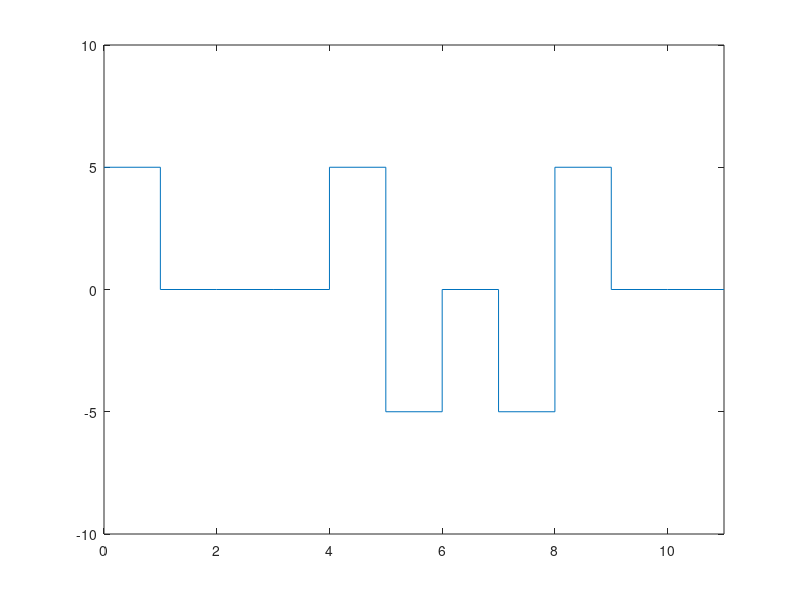

MATLAB code for this plot:
clear;
bits = [1 0 0 0 0 0 0 0 0 0 0];

prompt = 'What is the voltage? ';
voltage = input(prompt);

sign = 1;
tmp = voltage;
len = length(bits);
time = 0 : len;

cnt = 0;
for i = 1 : len
    if(bits(i)== 0)
        cnt = cnt + 1;
        if(cnt == 8)
            bits(i) = -1;
            cnt = 0;
        end
    else
        cnt = 0;
    end
end

voltage = tmp*sign;
pbit = [0 0 0 tmp -tmp 0 -tmp tmp];
nbit = [0 0 0 -tmp tmp 0 tmp -tmp];
result = zeros(len+1, 1);

i = 1;
while(i <= len)
    if(bits(i)==1)
        result(i) = voltage;
        voltage = -voltage;
    elseif(bits(i)==0)
        result(i) = 0;
    else
        bits(i) = 0;
        if(voltage > 0)
            result(i-7:i) = nbit;
        else
            result(i-7:i) = pbit;
        end
    end
    i = i + 1;
end

stairs(time, result);
axis([0 len -tmp*2 tmp*2]);

%decoding
de_bits = zeros(1,len);
tmp = -1;
id  = 0;

i = 1;
while(i <= len)
    if tmp == result(i)
        tmp = -1;
        i = id + 8;
    elseif(result(i) == 0)
        de_bits(i) = 0;
    else
        id = i;
        tmp = result(i);
        de_bits(i) = 1;    
    end 
    i = i + 1;
end

disp(bits);
disp('Demodulation : ');
disp(de_bits);
